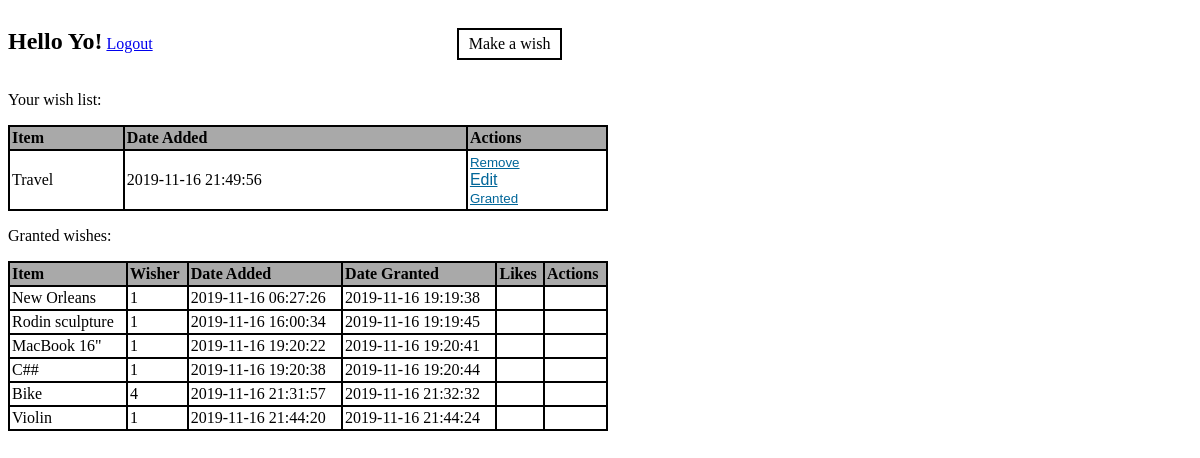
Page /wishes (signed in) on the committed database.
### app.py (models this page shows)
class User(db.Model):
    __tablename__ = "users"    # optional
    id = db.Column(db.Integer, primary_key=True)
    first_name = db.Column(db.String(255))
    last_name = db.Column(db.String(255))
    email = db.Column(db.String(255))
    pw = db.Column(db.String(255))
    confirm_pw = db.Column(db.String(255))
    created_at = db.Column(db.DateTime, server_default=func.now())    # notice the extra import statement above
    updated_at = db.Column(db.DateTime, server_default=func.now(), onupdate=func.now())

class Post(db.Model):
    __tablename__ = "posts"    # optional
    id = db.Column(db.Integer, primary_key=True)
    title = db.Column(db.String(255))
    content = db.Column(db.Text)
    author_id = db.Column(db.Integer, db.ForeignKey('users.id'), nullable=False)
    author = db.relationship('User', foreign_keys=[author_id], backref="posts")
    created_at = db.Column(db.DateTime, server_default=func.now())    # notice the extra import statement above
    updated_at = db.Column(db.DateTime, server_default=func.now(), onupdate=func.now())
    not_granted = db.Column(db.Boolean, server_default=expression.true(), nullable=False)

### app.py (the view)
@app.route('/wishes')
def landing():
    if 'id' not in session:
        return redirect('/')
    print("******")
    user_with_correct_id = User.query.filter_by(id=session['id']).all()
    if user_with_correct_id:
        user_data =  {}
        user_data['first_name'] = user_with_correct_id[0].first_name
        print(session['id'])
        wish_list = Post.query.filter_by(not_granted=True, author_id=session['id']).all()
        print(wish_list)
        granted_list = Post.query.filter_by(not_granted=False).all()
    else:
        return redirect('/')
    return render_template('landing.html', user = user_data, wishes = wish_list, granted_wishes=granted_list)

### templates/landing.html (shortened to what this page needs)
<!DOCTYPE html>
<html lang="en">
<head>
</head>
<body>
    <div class='wrapper'>
        <h2>Hello {{user['first_name']}}!</h2>
        <a href="/logout">Logout</a>
        <a href="/wishes/new" id="linktobutton">Make a wish</a>
        <p>Your wish list:</p>
        <table>
            <tr class="tableheader">
                <th>Item</th>
                <th>Date Added</th>
                <th>Actions</th>
            </tr>
            {% for wish in wishes %}
            <tr>
                <td>{{wish.title}}</td>
                <td>{{wish.created_at}}</td>
                <td id="outer">
                    <form action="/remove" method="POST">
                        <input type="submit" value="Remove" class="inner buttontolink">
                    </form>
                    <a href="/edit/{{wish.id}}" class="inner buttontolink">Edit</a>
                    <form action="/granted" method="POST">
                        <input type="submit" value="Granted" class="inner buttontolink">
                    </form>
                </td>
            </tr>
            {% endfor %}
        </table>
        <p>Granted wishes:</p>
        <table>
            <tr class="tableheader">
                <th>Item</th>
                <th>Wisher</th>
                <th>Date Added</th>
                <th>Date Granted</th>
                <th>Likes</th>
                <th>Actions</th>
            </tr>
            {% for grant in granted_wishes %}
            <tr>
                <td>{{grant.title}}</td>
                <td>{{grant.author_id}}</td>
                <td>{{grant.created_at}}</td>
                <td>{{grant.updated_at}}</td>
                <td></td>
                <td></td>
            </tr>
            {% endfor %}
        </table>
    </div>
</body>
</html>

### templates/landing.html (style rules this page uses)
.wrapper { width: 600px; }
h2 { display: inline-block; }
table,th,td { border: 2px solid black; border-collapse: collapse; text-align: left; border-spacing: 2px; padding: 2px; }
table { width: 600px; }
#outer { margin: 0 auto; }
.inner { display: inline-block; }
#linktobutton { background-color:none; color: black; padding: 5px 10px; text-align: center; text-decoration: none; display: inline-block; border: 2px solid black; margin-left: 300px; }
.buttontolink { background: none!important; border: none; padding: 0!important; font-family: arial, sans-serif; color: #069; text-decoration: underline; cursor: pointer; }
.tableheader { background-color: darkgrey; }

### rows in the picture
User: first_name "Yo"
Post: title "Travel", created_at "2019-11-16 21:49:56"
Post: title "New Orleans", author_id "1", created_at "2019-11-16 06:27:26", updated_at "2019-11-16 19:19:38"
Post: title "Rodin sculpture", author_id "1", created_at "2019-11-16 16:00:34", updated_at "2019-11-16 19:19:45"
Post: title "MacBook 16\"", author_id "1", created_at "2019-11-16 19:20:22", updated_at "2019-11-16 19:20:41"
Post: title "C##", author_id "1", created_at "2019-11-16 19:20:38", updated_at "2019-11-16 19:20:44"
Post: title "Bike", author_id "4", created_at "2019-11-16 21:31:57", updated_at "2019-11-16 21:32:32"
Post: title "Violin", author_id "1", created_at "2019-11-16 21:44:20", updated_at "2019-11-16 21:44:24"
